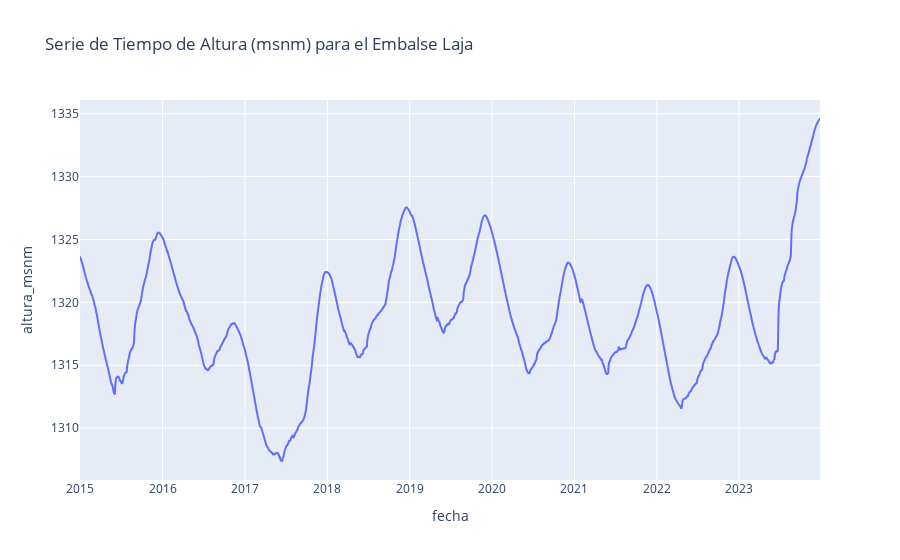

Notebook code for this chart:
### Markdown cell above
### Embalse Laja

### Code cell
# Asegúrate de que 'fecha' es una columna de tipo datetime
df_embalse_8['fecha'] = pd.to_datetime(df_embalse_8['fecha'])

# Crear un gráfico de línea para la serie de tiempo
fig = px.line(df_embalse_8, x='fecha', y='altura_msnm', title='Serie de Tiempo de Altura (msnm) para el Embalse Laja')

# Mostrar el gráfico
fig.show()

### Figure 1 — Plotly figure (JSON) as saved in the notebook; plotly's stock layout.template omitted (floating-point values rounded to 4 significant figures; data arrays with more than 128 entries replaced by an {"elided": "..."} marker saying what was removed)
{"data": [{"hovertemplate": "fecha=%{x}<br>altura_msnm=%{y}<extra></extra>", "legendgroup": "", "line": {"color": "#636efa", "dash": "solid"}, "marker": {"symbol": "circle"}, "mode": "lines", "name": "", "showlegend": false, "type": "scattergl", "x": {"elided": "3283 str values"}, "xaxis": "x", "y": {"elided": "3283 float values"}, "yaxis": "y"}], "layout": {"legend": {"tracegroupgap": 0}, "title": {"text": "Serie de Tiempo de Altura (msnm) para el Embalse Laja"}, "xaxis": {"anchor": "y", "domain": [0, 1], "title": {"text": "fecha"}}, "yaxis": {"anchor": "x", "domain": [0, 1], "title": {"text": "altura_msnm"}}}}
